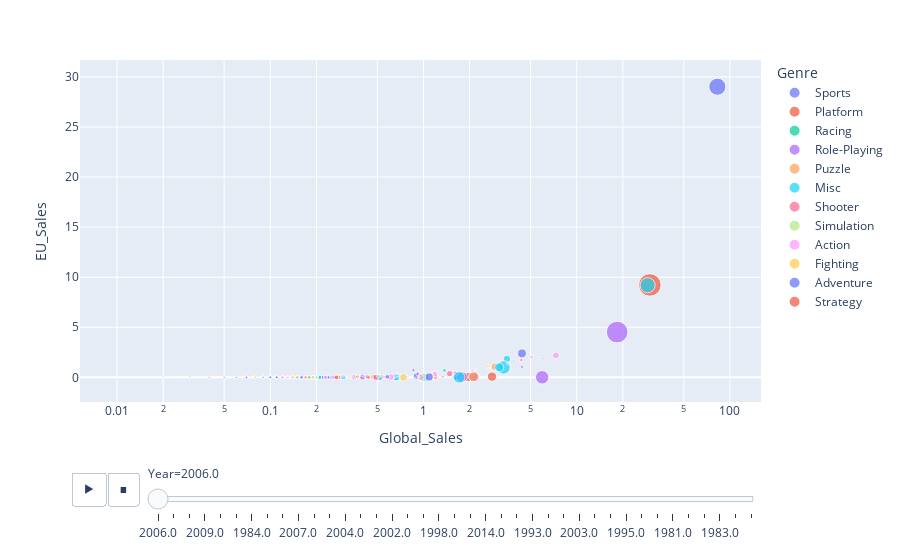

This figure's notebook cell:
### Code cell
fig = px.scatter(df, x='Global_Sales', y='EU_Sales', animation_frame='Year', size='JP_Sales', color='Genre', hover_name='Name', log_x=True)

fig.show()
